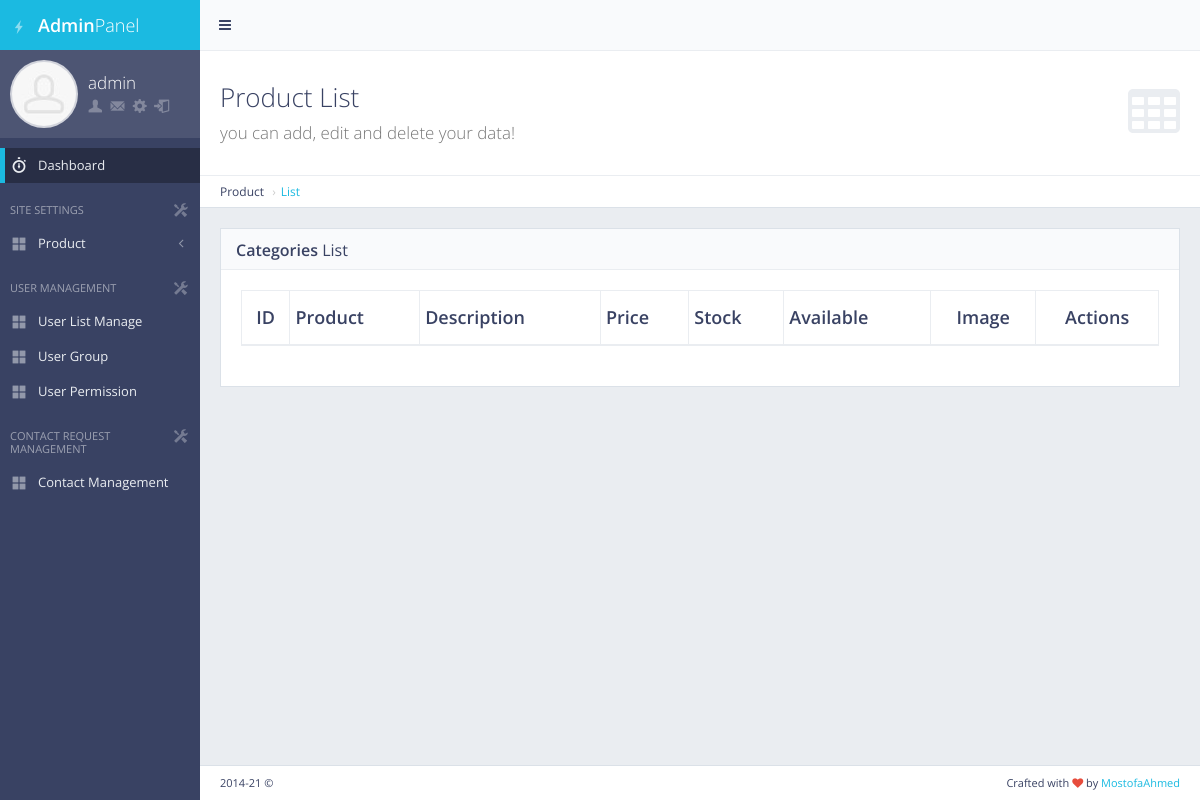
The app's page /panel/products/productlist/ (signed in), older data.
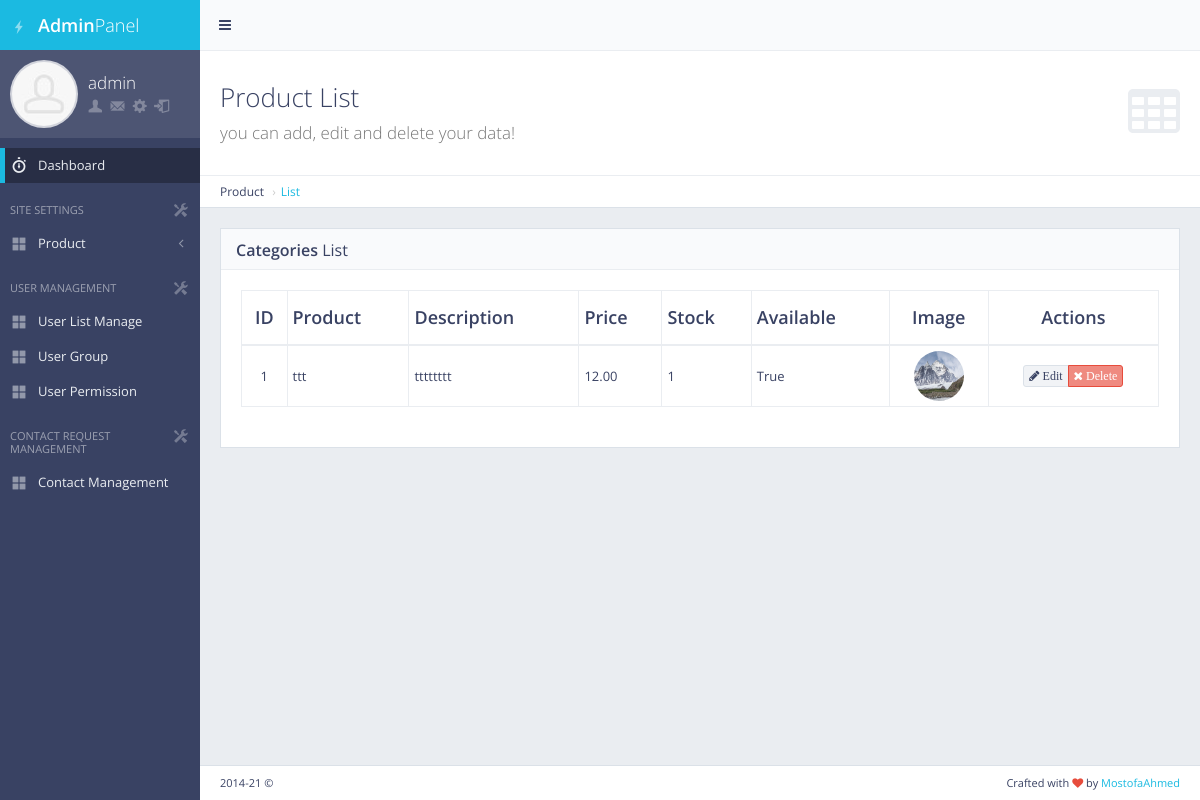
The same page, newer data.
### products/models.py (models this page shows, shortened)
class Products(models.Model):
    name = models.CharField(max_length=250, unique=True)
    slug = models.SlugField(max_length=250, unique=True) #Heading Text
    description = models.TextField(blank=True)
    category = models.ForeignKey(Categori, on_delete=models.CASCADE)
    price = models.DecimalField(max_digits=10, decimal_places=2)
    image = models.ImageField(upload_to='product', blank=True)
    stock = models.IntegerField()
    available = models.BooleanField(default=True) #Quantity
    class Meta:
        ordering = ('name',)
        verbose_name = 'product'
        verbose_name_plural = 'products'

### products/views.py (the view)
# urls.py: url(r'^panel/products/productlist/$', views.product_list, name='product_list'),
def product_list(request):
    if not request.user.is_authenticated :
        return redirect('mylogin')
    products = Products.objects.all()
    return render(request, 'back/product_list.html', {'products':products})

### main/templatetags/extera_auth.py (called while the page is built)
@register.filter(name='has_group')
def has_group(user, group_name):
    return user.groups.filter(name=group_name).exists()

### main/templates/back/product_list.html (shortened to what this page needs)
{% extends 'back/master.html' %}
{% load staticfiles %}
{% block mainblock %}
   <div class="content-header">
    <div class="header-section">
        <h1>
            <i class="fa fa-table"></i>Product List<br><small>you can add, edit and delete your data!</small>
        </h1>
    </div>
</div>
<ul class="breadcrumb breadcrumb-top">
    <li>Product</li>
    <li><a href="/panel/products/productlist/">List</a></li>
</ul>
 <div class="block full">
        <div class="block-title">
            <h2><strong>Categories</strong> List</h2>
        </div>
        <div class="table-responsive">
            <table id="example-datatable" class="table table-vcenter table-condensed table-bordered">
                <thead>
                    <tr>
                        <th class="text-center">ID</th>
                        <th>Product</th>
                        <th>Description</th>
                        <th>Price</th>
                        <th>Stock</th>
                        <th>Available</th>
                        <th class="text-center">Image</th>
                        <th class="text-center">Actions</th>
                    </tr>
                </thead>
                <tbody>
                    {% for cc in products %}
                    <tr>
                        <td class="text-center">{{cc.pk}}</td>
                        <td>{{cc.name}}</td>
                        <td>{{cc.description}}</td>
                        <td>{{cc.price}}</td>
                        <td>{{cc.stock}}</td>
                        <td>{{cc.available}}</td>
                        <td class="text-center"><img style="display: inline-block; width:50px; height:50px;" src="{{cc.image}}" alt="avatar" class="img-circle"></td>
                        <td class="text-center">
                            <div class="btn-group">
                                <a href="javascript:void(0)" data-toggle="tooltip" title="Edit" class="btn btn-xs btn-default"><i class="fa fa-pencil"> Edit</i></a>
                                <a href="" data-toggle="tooltip" title="Delete" class="btn btn-xs btn-danger"><i class="fa fa-times"> Delete</i></a>
                            </div>
                        </td>
                    </tr>
                   {% endfor %}
                </tbody>
            </table>
        </div>
    </div>
{% endblock %}

Row changes from the older to the newer data that the page shows:
added Products: pk "1", name "ttt", description "tttttttt", price "12.00", stock "1", available "True", image (picture)
